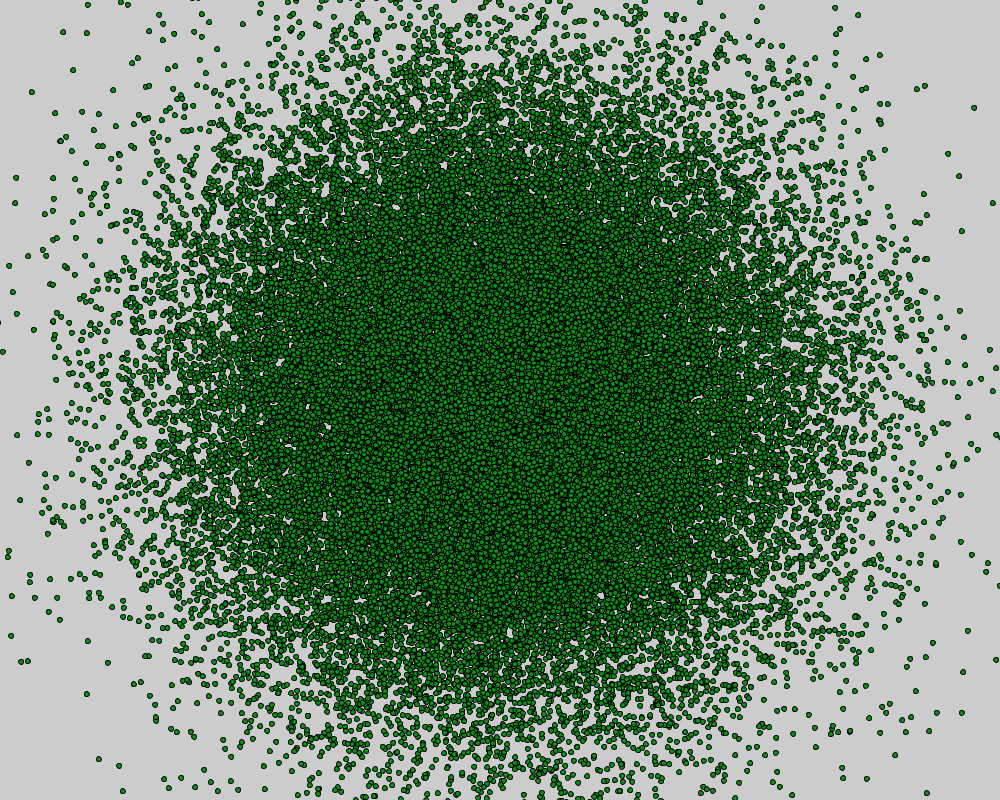
Frame 1 (no input)
Frame 60 (the mouse pressed at the canvas centre just before this capture): identical to frame 1, image omitted
Frame 120 (the mouse held since frame 60 and released just before this capture): identical to frame 1, image omitted

The Processing sketch that drew this single still picture (run headless with seeded random() and noise(); from frame 60 on, the mouse is pressed at the canvas centre):

// Processing sketch: Normal__distribution
// ── Normal__distribution.pde
NormalRandomer randomer;
void setup()
{
  randomer = new NormalRandomer(150);
  size(1000,800);
  for(int i=0;i<50000;i++)
  {
    randomer.step();
    randomer.display();
  }
  
}

void draw()
{
  
}
// ── NormalRandomer.pde
class NormalRandomer
{
  //Random generator;
  float averagerX;
  float averagerY;
  float deviation;
  float x;
  float y;
  NormalRandomer(float _deviation)
  {
    //generator = new Random();
    averagerX = width/2;
    averagerY = height/2;
    deviation = _deviation;
  }
  
  void step()
  {
    x = averagerX+deviation*randomGaussian();
    y = averagerY+deviation*randomGaussian();
  }
  
  void display()
  {
    fill(11,145,22);
    //fill(random(255),random(255),random(255));
    ellipse(x,y,5,5);
  }
}
